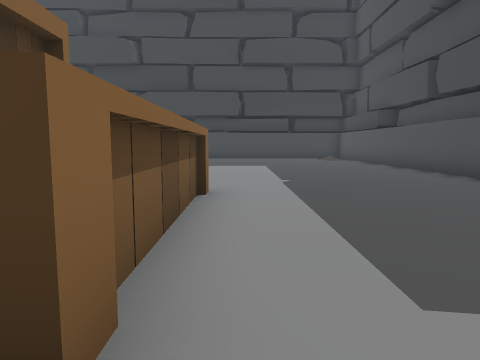
View 1 (above)

18 first-person views from a walk through a Unity game level. The camera is 1.5 m above the floor, tilts 6° down and sees 70° across. The floor is counted in squares, 2 m on a side. Each view is taken from the middle of a square. On the plan, view 1 faces up. The plan holds only what a view shows up to about 11 squares ahead; the rest is blank. The place goes on beyond the plan.

View 2
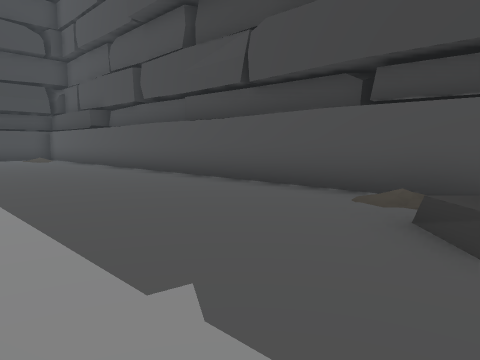

View 3
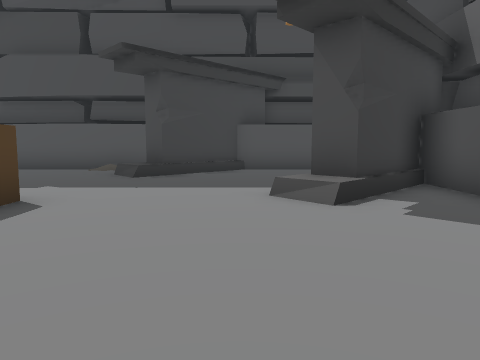

View 4
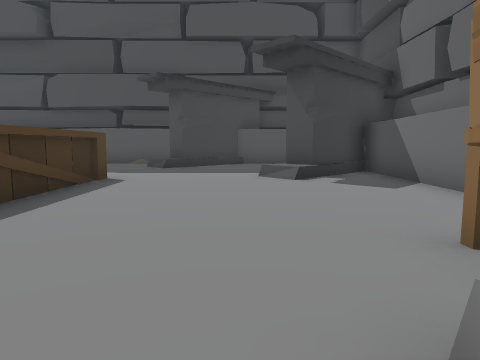

View 5
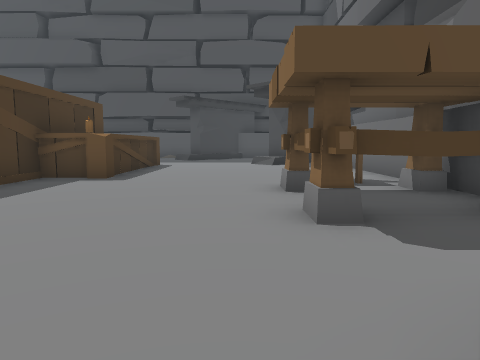

View 6
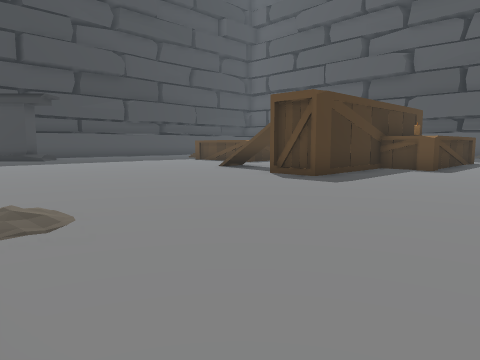

View 7
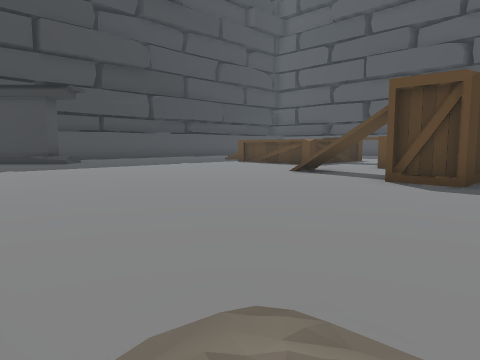

View 8
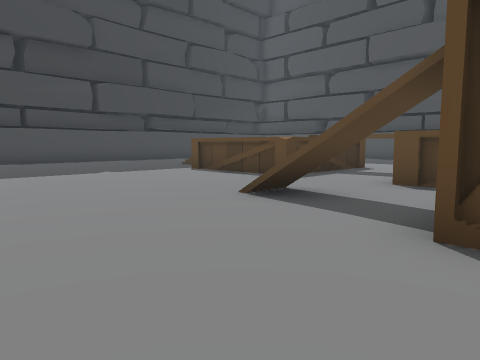

View 9
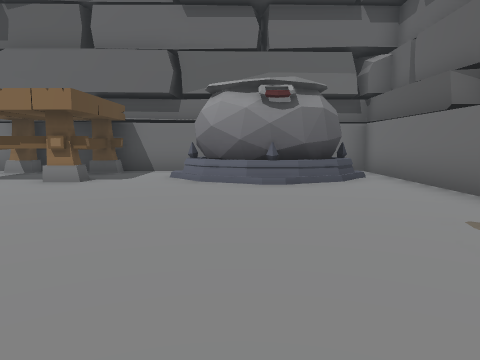

View 10
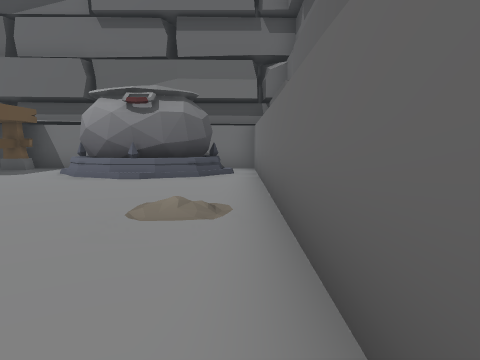

View 11
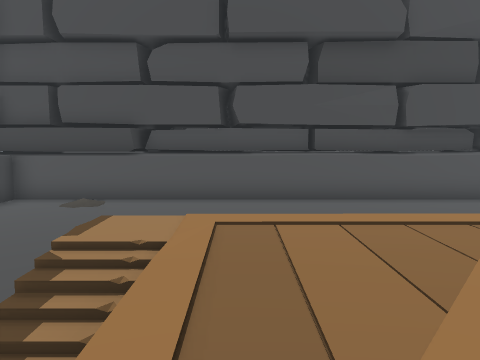

View 12
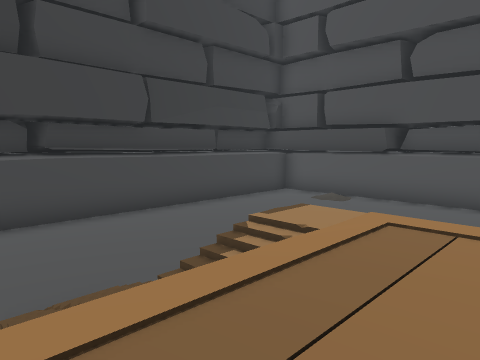

View 13
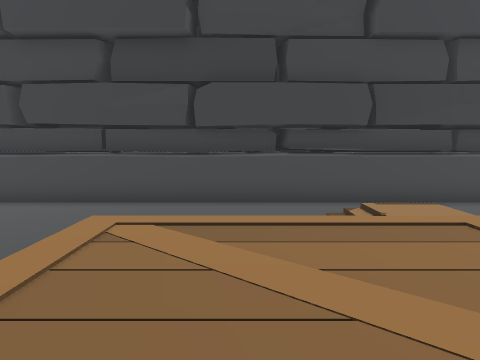

View 14
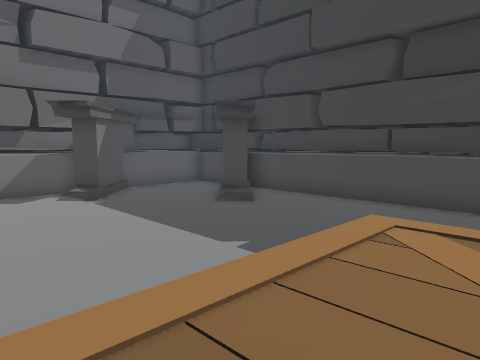

View 15
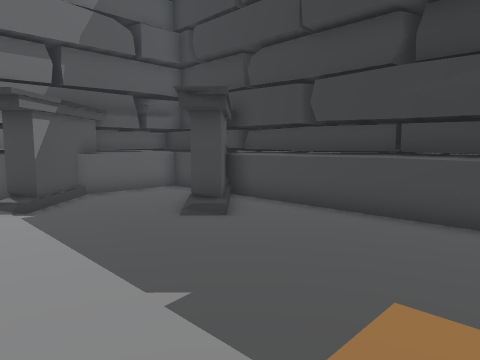

View 16
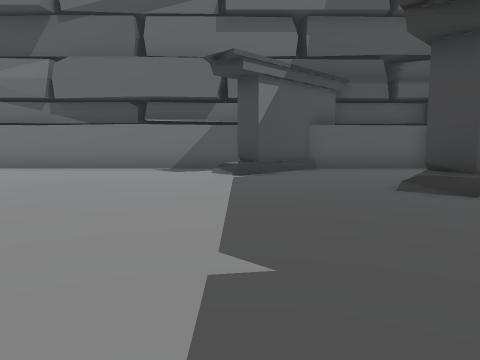

View 17
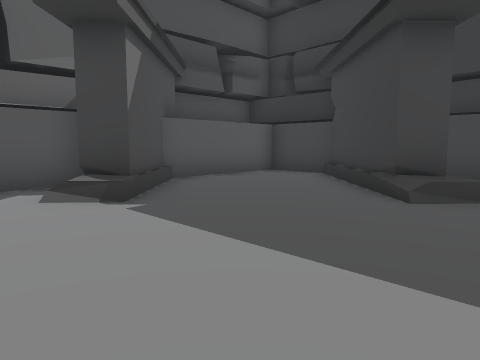

View 18
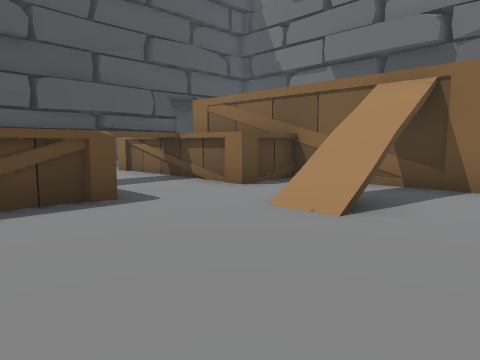

### Floor plan
Key: @ floor where view 1 was taken; # wall or solid block; . main floor; : floor 0.75 m higher than the main floor; + floor 1.75 m higher than the main floor; / step, stairs or slope; C chair; O other object.
Columns run from 17 left of view 1 to 6 right of it. Each row starts with its distance up from view 1.
 18 ########################
 17 #...#..................#
 16 #...##.................#
 15 #.....#..... ........O.#
 14 #........... ..........#
 13 ##..........        ...#
 12 ###..........:/+.  ....#
 11 #...........++++.......#
 10 #...........++++.......#
  9 #...........++++.......#
  8 #...........////.......#
  7 #......................#
  6 #......../O............#
  5 #........//.#####......#
  4 #...........#   #......#
  3 #.......#####   #......#
  2 #.O.........#   #......#
  1 #...........#####...#O #
  0 #................@...#
 -1 #....................##
 -2 #.....................##
 -3 #.####.OOOO......#.....#
 -4 #.#  #..O.OC.....##  ..#
 -5 #.#  ..OOOO.......##
 -6 ###  ###############

Where each view was taken, in squares from view 1:
view 1: 0 up, 0 right, facing up
view 2: 0 up, 0 right, facing up-right
view 3: 2 down, 5 left, facing right
view 4: 2 down, 8 left, facing right
view 5: 2 down, 13 left, facing right
view 6: 2 down, 16 left, facing up-right
view 7: 1 up, 16 left, facing up-right
view 8: 3 up, 12 left, facing up-right
view 9: 4 up, 13 left, facing down
view 10: 5 up, 16 left, facing down
view 11: 11 up, 5 left, facing right
view 12: 10 up, 5 left, facing up-right
view 13: 8 up, 4 left, facing up
view 14: 8 up, 4 left, facing up-left
view 15: 10 up, 5 left, facing up-left
view 16: 12 up, 6 left, facing left
view 17: 10 up, 10 left, facing up-left
view 18: 10 up, 10 left, facing down-right
